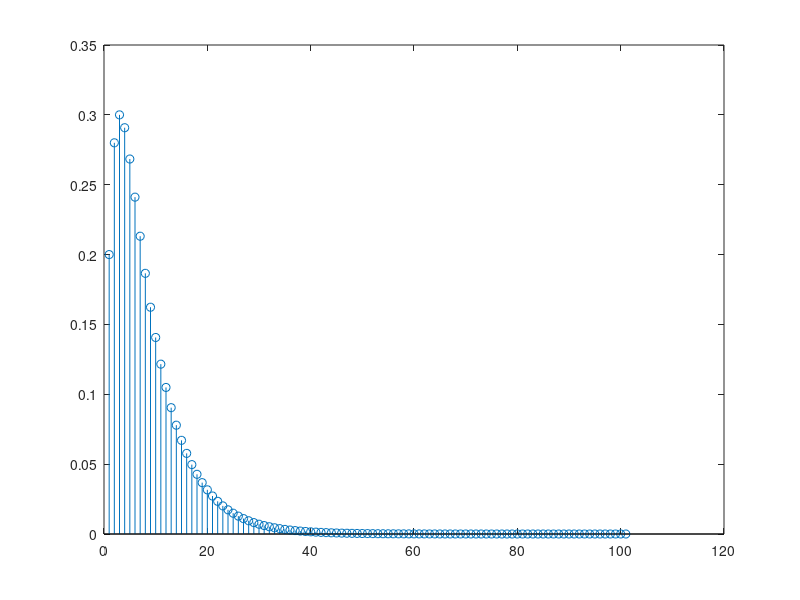

Source code (MATLAB):
clc
clear all
close all

%% Ex. 1 - a)
% valor estacionário:
% v*A = v

% matriz de transição
A = [
    0.7, 0.3; 
    0.8, 0.2
    ];

% vetor ([está presente, não está presente])
v = [1, 0];

prob = v*A^2;
prob(1)

%% b)

% matriz de transição
A = [
    0.7, 0.3; 
    0.8, 0.2
    ];

% vetor ([está presente, não está presente])
v = [0, 1];

prob = v*A^2;
prob(1)

%% c)

% matriz de transição
A = [
    0.7, 0.3; 
    0.8, 0.2
    ];

sample_size = 1e4;
weeks = 15;
results = zeros(1, sample_size);

for j=1:sample_size
    v = [1, 0];
    for week=1:weeks*2-1
        v = v*A;
    end
    results(j) = v(1);
end
mean(results)

%% d)

% matriz de transição
A = [
    0.7, 0.3; 
    0.8, 0.2
    ];

classes = 30;
results = zeros(1, classes);
v = [0.85, 0.15];

for class=1:classes
    results(class) = v(2);
    v = v*A;
end

stem(results)

%% Ex. 2 - a)


% matriz de transição
A = [
    1/3 1/4 0;
    1/3 11/20 1/2;
    1/3 1/5 1/2
];

% matriz é estocástica (soma das colunas==1)

%% b)

alunos = 90;

v = [alunos/2; alunos/4; alunos/4];

%% c)

% matriz de transição
A = [
    1/3 1/4 0;
    1/3 11/20 1/2;
    1/3 1/5 1/2
];

alunos = 90;

v = [alunos/2; alunos/4; alunos/4];

for i=1:30-1
    v = A*v;
end

round(v)

%% d)

% matriz de transição
A = [
    1/3 1/4 0;
    1/3 11/20 1/2;
    1/3 1/5 1/2
];

alunos = 90;

v = [alunos/3; alunos/3; alunos/3];

for i=1:30-1
    v = A*v;
end

round(v)

%% Ex. 3 - a)

A = rand(20);
A = A./sum(A);
% matriz não estocástica

%% b)

A = rand(20);
A = A./sum(A);
v = zeros(20, 1);
v(1) = 1;
probs = zeros(20, 100);
probs(:,1) = v(1);
for i=2:100
    v = A*v;
    probs(:,i) = v;
end

fprintf("2: %.5f\n", probs(20,2))
fprintf("5: %.5f\n", probs(20,5))
fprintf("10: %.5f\n", probs(20,10))
fprintf("100: %.5f\n", probs(20,100))

%% Ex. 4 - a)
p = 0.4;
q = 0.6;

A = [
    p^2 0 0 q^2;
    (1-p)^2 0 0 q*(1-q);
    p*(1-p) 0 0 q*(1-q);
    p*(1-p) 1 1 (1-q)^2
];

%% b)

p = 0.4;
q = 0.6;

A = [
    p^2 0 0 q^2;
    (1-p)^2 0 0 q*(1-q);
    p*(1-p) 0 0 q*(1-q);
    p*(1-p) 1 1 (1-q)^2
];

v = [1; 0; 0; 0];
probs = zeros(4, 200);
probs(:,1) = v(1);
for i=2:200
    v = A*v;
    probs(:,i) = v;
end

probs(:,5)
probs(:,10)
probs(:,100)
probs(:,200)

%% c)

p = 0.4;
q = 0.6;

A = [
    p^2 0 0 q^2;
    (1-p)^2 0 0 q*(1-q);
    p*(1-p) 0 0 q*(1-q);
    p*(1-p) 1 1 (1-q)^2
];

v = [1; 0; 0; 0];

% iterative method (not recomended)
i = 2;
while true
    v_temp = A*v;
    if v_temp == v
        v = v_temp;
        break
    end
    v = v_temp;
    i = i+1;
end

v

% algebraic method 1 (recomended)

M= [A-eye(length(A));ones(1,length(A))];
x= zeros(length(A) ,1);
x= [x; 1];

M\x

% algebraic method 2 (recomended)
M= [A-eye(length(A));ones(1,length(A))];
x= zeros(length(A) ,1);
x= [x; 1];
sol = rref([M x]);
sol(1:length(A), end)

%% Ex. 5 - a)
% Matriz não estocátsica
A = [
    .7 .2 .1;
    .2 .3 .5;
    .3 .3 .4;
];

%% b)
% P(sol->sol)*P(sol->sol)
A = [
    .7 .2 .1;
    .2 .3 .5;
    .3 .3 .4;
];
A= A';
v = [1; 0; 0];

prob = A*v;
prob(1)^2

%% c)
% P(sol->Ñ chuva)*P(Ñ chuva->Ñ chuva)

%CB: está a usar a notação errada, em MPEI usamos Xn nas colunas e Xn+1 nas
%linhas. A soma das colunas tem de dar 1 em todas as  colunas
 
A = [
    .7 .2 .1;
    .2 .3 .5;
    .3 .3 .4;
];
% CB: transpondo a matriz fica na notação correta
A= A';
% sum(A)  % CB: verifique que a soma das colunas é 1 para todas as colunas

v0 = [1; 0; 0];

% P(sol->Ñ chuva)
v1 = A*v0; %CB: daqui obtém a probabilidade da 1ª transição

prob1= sum(v1(1:2));  %CB: vai necessitar desta probabilidade mais tarde

v1(3)= 0; % CB: alterar a probabilide de chuva para zero (somatório fica < 1)
v1 = v1/sum(v1(1:2)); % normalize
% CB: pode verificar agora que a soma de probabilidades de v1 é 1 e que a
% probabilidade de chuva é zero



% P(Ñ chuva->Ñ chuva)
v2 = A*v1;
%CB: aqui já não faz sentido normalizar v2 = v2/(v2(1)+v2(2)); % normalize
prob2= sum(v2(1:2));  %CB: cálculo da probabilidade de transição de Ñ chuva->Ñ chuva
resultado= prob1 * prob2; % CB

%CB: apresentação do resultdo
fprintf('Probabilidade de não chover no 2º e 3º dias dado que no dia 1 está sol = %4.3f\n', resultado)

%% d)
A = [
    .7 .2 .1;
    .2 .3 .5;
    .3 .3 .4;
];

A= A';

v = [1; 0; 0];% 1º dia -> sol

% Janeiro -> 31 dias
v = A^30*v;

sol = round(v(1)*31)
nuvens = round(v(2)*31)
chuva = round(v(3)*31)

%% e)
A = [
    .7 .2 .1;
    .2 .3 .5;
    .3 .3 .4;
];

A= A';

v = [0; 0; 1]; % 1º dia -> chuva

% Janeiro -> 31 dias
v = A^30*v;

days = round(v*31);

sol = days(1)
nuvens = days(2)
chuva = days(3)

%% f)
A = [
    .7 .2 .1;
    .2 .3 .5;
    .3 .3 .4;
];

A= A';


p = [.1; .3; .5];

% 1º dia -> chuva
v = [0; 0; 1];

% Janeiro -> 31 dias
v = A^30*v;


days = (v*31).*p;

rheumatism_days = round(sum(days))

%% Ex. 6 - a)
    
A = [
    .8 0 0 .3 0;
    .2 .6 0 .2 0;
    0 .3 1 0 0;
    0 .1 0 .4 0;
    0 0 0 .1 1
    ];

%% b)
A = [
    .8 0 0 .3 0;
    .2 .6 0 .2 0;
    0 .3 1 0 0;
    0 .1 0 .4 0;
    0 0 0 .1 1
    ];

v = [1; 0; 0; 0; 0];
probs = [];

for n = 0:100
    v_tmp = (A^(n+1))*v;
    probs(n+1) = v_tmp(2);
end

stem(probs)
% with n->+inf, lim(probability)=0